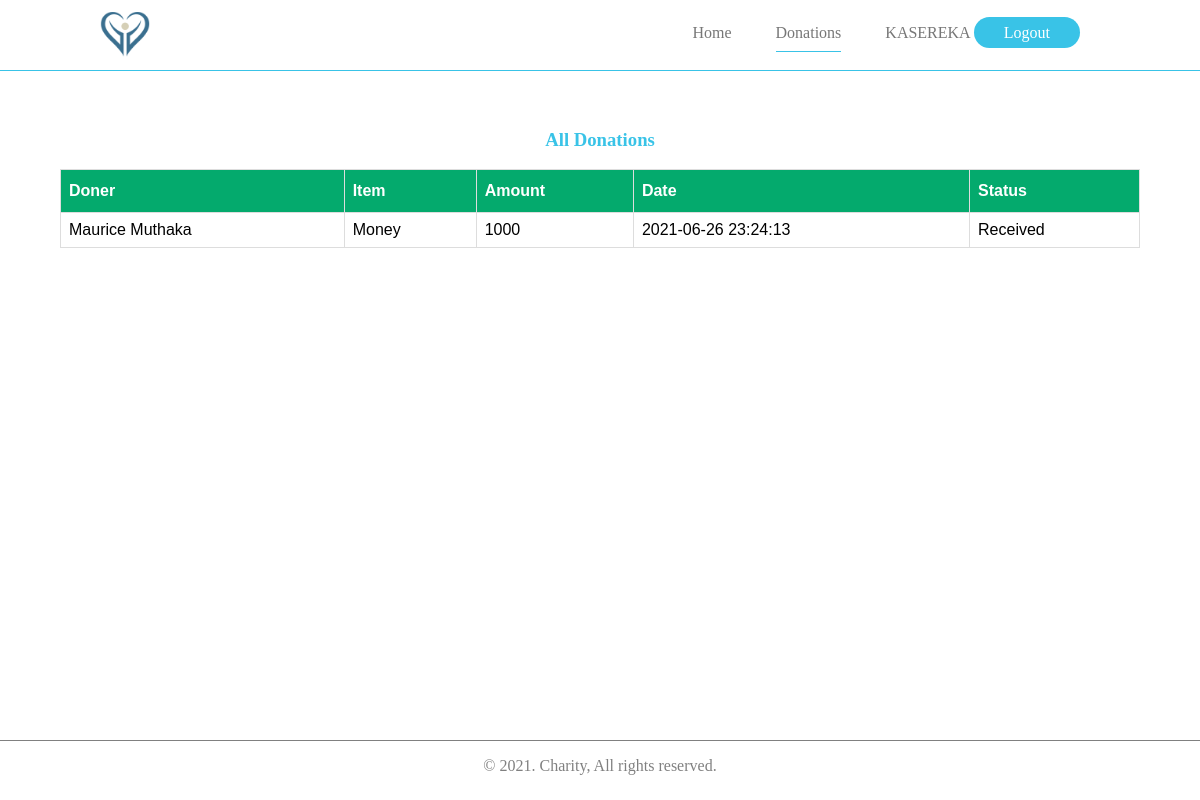
The app's page /org_donations.php (signed in) with its own data.
### tables this page shows
CREATE TABLE `organisations` (
  `id` int(11) NOT NULL,
  `name` varchar(255) DEFAULT NULL,
  `email` varchar(255) DEFAULT NULL,
  `phone_number` varchar(255) NOT NULL,
  `logo` text DEFAULT NULL,
  `description` text NOT NULL,
  `evidence` text NOT NULL,
  `paybill_no` int(11) NOT NULL,
  `account_no` varchar(255) NOT NULL,
  `password` text DEFAULT NULL,
  `is_active` int(11) DEFAULT NULL,
  `joined_date` timestamp NULL DEFAULT current_timestamp()
);

CREATE TABLE `donations` (
  `id` int(11) NOT NULL,
  `user_id` int(11) DEFAULT NULL,
  `organisation_id` int(11) DEFAULT NULL,
  `item_id` int(11) DEFAULT NULL,
  `quantity` int(11) DEFAULT NULL,
  `is_received` int(11) DEFAULT NULL,
  `created_at` timestamp NULL DEFAULT current_timestamp()
);

CREATE TABLE `users` (
  `id` int(11) NOT NULL,
  `full_name` varchar(255) NOT NULL,
  `email` varchar(255) DEFAULT NULL,
  `phone_number` varchar(255) NOT NULL,
  `password` text DEFAULT NULL,
  `is_admin` int(1) DEFAULT NULL,
  `joined_date` timestamp NULL DEFAULT current_timestamp()
);

CREATE TABLE `items` (
  `id` int(11) NOT NULL,
  `item_name` varchar(255) NOT NULL,
  `description` text NOT NULL,
  `created_at` timestamp NULL DEFAULT current_timestamp()
);

### org_donations.php (the view, shortened to what this page needs)
<?php
require_once('db.php');
if(isset($_SESSION['auth'])){
    $user = $_SESSION['auth'];
    if(!$user['is_admin']) {
    $req = $db->prepare("SELECT * FROM organisations WHERE id = ?");
    $req->execute(array($user['id']));
    $current = $req->fetch();
    if ($current['is_active']) {
        $list = $db->prepare("SELECT users.full_name, organisations.name, items.item_name, quantity, donations.id, donations.is_received, donations.created_at FROM donations JOIN users ON donations.user_id = users.id JOIN organisations ON donations.organisation_id = organisations.id JOIN items ON donations.item_id = items.id WHERE organisation_id = ?");
        $list->execute(array($current['id']));
?>
<!DOCTYPE html>
<html lang="en">
<head>
    <link rel="stylesheet" href="styles/style.css">
</head>
<body>
    <header>
        <div class="logo">
            <img src="images/logo.png" width="50" alt="">
        </div>
        <div class="menu">
            <ul>
                <li><a href="index.html">Home</a></li>
                <li class="active"><a href="org_donations.php">Donations</a></li>
                <li><?= $current['name'] ?> <a class="login" href="logout.php">Logout</a></li>
            </ul>
        </div>
    </header>
    <section class="homeSection">
        <div class="box2">
            <h3 class="login-title">All Donations</h3>
            <table id="items">
              <thead>
                <tr>
                  <th>Doner</th>
                  <th>Item</th>
                  <th>Amount</th>
                  <th>Date</th>
                  <th>Status</th>
                </tr>
              </thead>
              <tbody>
                  <?php
                  if($list->rowCount() > 0) {
                  while($donnation = $list->fetch()) {
                  ?>
                <tr>
                  <td><?= $donnation['full_name'] ?></td>
                  <td><?= $donnation['item_name'] ?></td>
                  <td><?= $donnation['quantity'] ?></td>
                  <td><?= $donnation['created_at'] ?></td>
                  <td>
                    <?php
                    if ($donnation['is_received']) { ?>
                        <span>Received</span>
                    <?php } else { ?>
                        <a href="acknowledge.php?id=<?= $donnation['id'] ?>" class="login">acknowledge</a>
                    <?php } ?>
                  </td>
                </tr>
                <?php } } else { ?>
                <tr>
                    <td>No item found!</td>
                </tr>
                <?php } ?>
              </tbody>
            </table>
        </div>
    </section>
    <footer>
        <p>&copy 2021. Charity, All rights reserved.</p>
    </footer>
</body>
</html>
<?php
        }
        else {
        header("Location: logout.php");
        }
    }
    else {
    header("Location: dashboard.php");
    }
}
else {
    header("Location: login.php");
}
?>

### styles/style.css (style rules this page uses)
body { margin: 0px; padding: 0px; }
header { background: white; position: absolute; top:0px; left: 0px; right: 0px; padding: 8px 100px; border-bottom: 1px solid #39C3E7; }
.logo { width: 50px !important; float: left; }
ul { list-style: none; text-align: right; }
li { display: inline; margin: 1px 20px; color: #777; }
li>a { color: #777; text-decoration: none; }
.active { color: #39C3E7 !important; padding-bottom: 10px; border-bottom: 1px solid #39C3E7; }
.login { color: white; background: #39C3E7; border-radius: 50px; padding: 7px 30px; }
h3 { color: #39C3E7; }
footer { border-top: 1px solid grey; text-align: center; width: 100%; float: left; }
footer,p { color: grey; }
.homeSection { width: 100%; min-height: 80vh !important; margin-top: 100px; display: flex; flex-direction: column; align-items: center; }
.box2 { width: 90%; height: auto; display: flex; flex-direction: column; padding: 10px; }
.login-title { text-align: center; color: #39C3E7; }
table { width: 100%; }
#items { font-family: Arial, Helvetica, sans-serif; border-collapse: collapse; width: 100%; }
#items td, #items th { border: 1px solid #ddd; padding: 8px; }
#items th { padding-top: 12px; padding-bottom: 12px; text-align: left; background-color: #04AA6D; color: white; }

### records on screen
organisations: name "KASEREKA"
donations: user.full_name "Maurice Muthaka", item.item_name "Money", quantity "1000", created_at "2021-06-26 23:24:13", is_received "Received"
